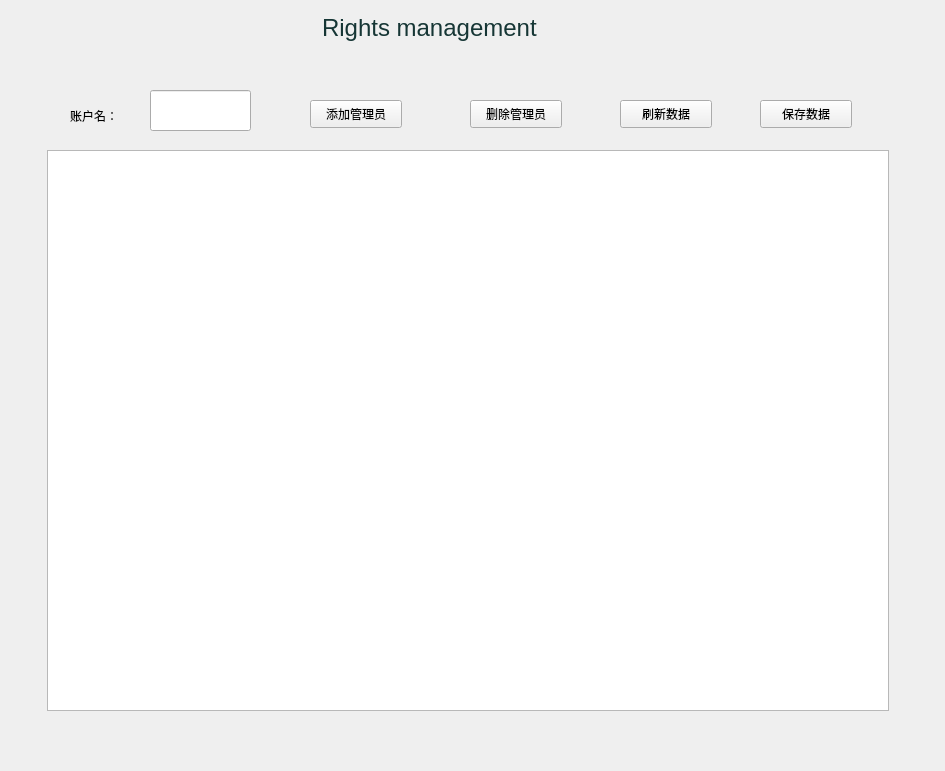
   <widget class="QWidget" name="widget_quanxians" native="true">
    <property name="geometry">
     <rect>
      <x>219</x>
      <y>0</y>
      <width>945</width>
      <height>771</height>
     </rect>
    </property>
    <property name="styleSheet">
     <string notr="true">widget{
border:none;
	background-color: rgba(255, 255, 255, 0);
}</string>
    </property>
    <widget class="QFrame" name="frame_12">
     <property name="geometry">
      <rect>
       <x>1</x>
       <y>0</y>
       <width>940</width>
       <height>71</height>
      </rect>
     </property>
     <property name="styleSheet">
      <string notr="true">.QFrame{
	background-color: rgba(255, 255, 255, 0);
	border-radius:20px;
}</string>
     </property>
     <property name="frameShape">
      <enum>QFrame::StyledPanel</enum>
     </property>
     <property name="frameShadow">
      <enum>QFrame::Raised</enum>
     </property>
     <widget class="QLabel" name="label_23">
      <property name="geometry">
       <rect>
        <x>321</x>
        <y>10</y>
        <width>280</width>
        <height>35</height>
       </rect>
      </property>
      <property name="font">
       <font>
        <family>Arial</family>
        <pointsize>18</pointsize>
        <weight>50</weight>
        <bold>false</bold>
       </font>
      </property>
      <property name="styleSheet">
       <string notr="true">color: rgb(22, 54, 53)</string>
      </property>
      <property name="text">
       <string>Rights management</string>
      </property>
     </widget>
     <widget class="QPushButton" name="pushButton_4">
      <property name="geometry">
       <rect>
        <x>885</x>
        <y>10</y>
        <width>42</width>
        <height>31</height>
       </rect>
      </property>
      <property name="styleSheet">
       <string notr="true">border-radius:20px;</string>
      </property>
      <property name="text">
       <string/>
      </property>
      <property name="icon">
       <iconset>
        <normaloff>:/icons/image/close.png</normaloff>:/icons/image/close.png</iconset>
      </property>
     </widget>
    </widget>
    <widget class="QTableWidget" name="tablequanxian">
     <property name="geometry">
      <rect>
       <x>47</x>
       <y>150</y>
       <width>842</width>
       <height>561</height>
      </rect>
     </property>
     <property name="layoutDirection">
      <enum>Qt::LeftToRight</enum>
     </property>
     <property name="rowCount">
      <number>0</number>
     </property>
     <property name="columnCount">
      <number>0</number>
     </property>
    </widget>
    <widget class="QLabel" name="label_10">
     <property name="geometry">
      <rect>
       <x>70</x>
       <y>100</y>
       <width>71</width>
       <height>31</height>
      </rect>
     </property>
     <property name="text">
      <string>账户名：</string>
     </property>
    </widget>
    <widget class="QLineEdit" name="lineEdit_num1">
     <property name="geometry">
      <rect>
       <x>150</x>
       <y>90</y>
       <width>101</width>
       <height>41</height>
      </rect>
     </property>
    </widget>
    <widget class="QPushButton" name="pushButton_add1">
     <property name="geometry">
      <rect>
       <x>310</x>
       <y>100</y>
       <width>92</width>
       <height>28</height>
      </rect>
     </property>
     <property name="text">
      <string>添加管理员</string>
     </property>
    </widget>
    <widget class="QPushButton" name="pushButton_refresh1">
     <property name="geometry">
      <rect>
       <x>620</x>
       <y>100</y>
       <width>92</width>
       <height>28</height>
      </rect>
     </property>
     <property name="text">
      <string>刷新数据</string>
     </property>
    </widget>
    <widget class="QPushButton" name="pushButton_delete1">
     <property name="geometry">
      <rect>
       <x>470</x>
       <y>100</y>
       <width>92</width>
       <height>28</height>
      </rect>
     </property>
     <property name="text">
      <string>删除管理员</string>
     </property>
    </widget>
    <widget class="QPushButton" name="pushButton_save1">
     <property name="geometry">
      <rect>
       <x>760</x>
       <y>100</y>
       <width>92</width>
       <height>28</height>
      </rect>
     </property>
     <property name="text">
      <string>保存数据</string>
     </property>
    </widget>
   </widget>
